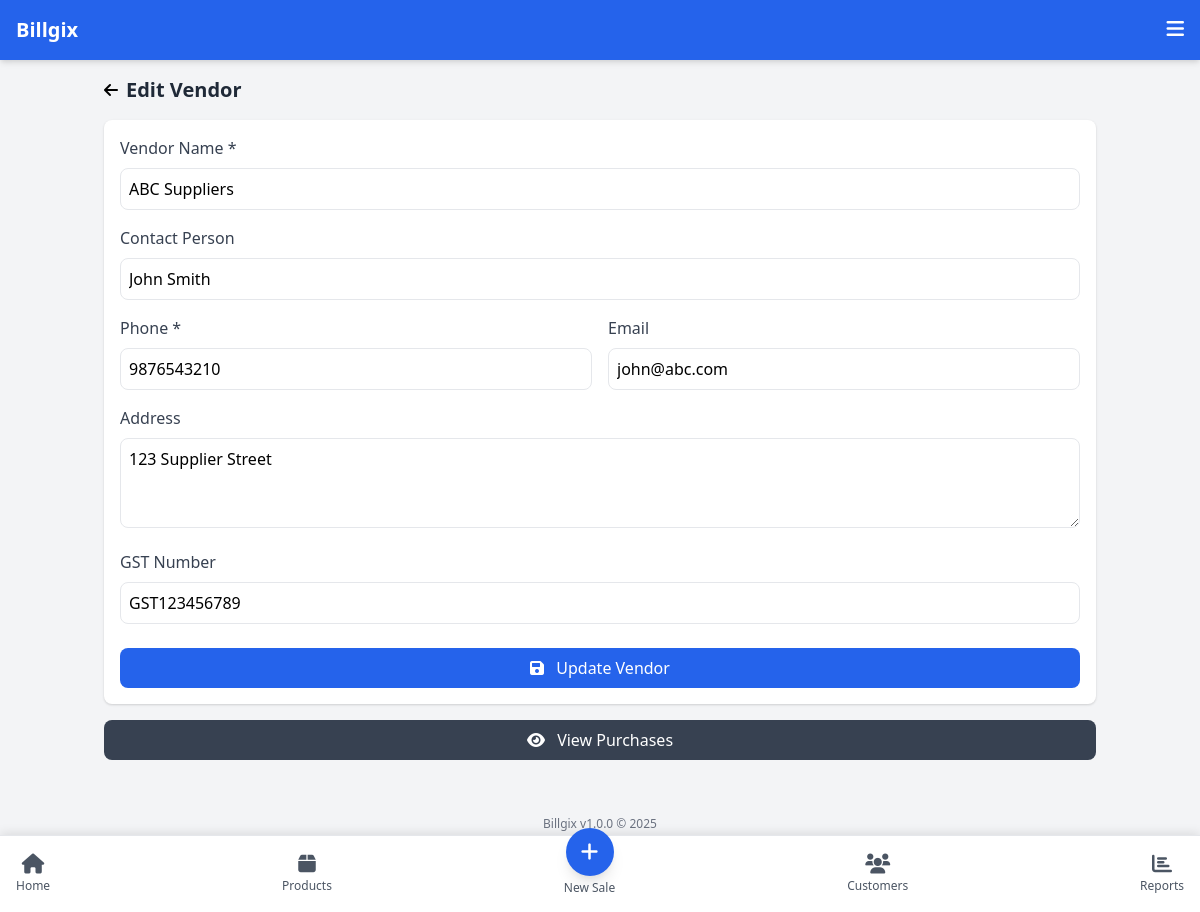
The page /modules/vendors/edit.php?id=1 on the database its author committed.
### tables this page shows
CREATE TABLE IF NOT EXISTS vendors (
    id INT AUTO_INCREMENT PRIMARY KEY,
    name VARCHAR(100) NOT NULL,
    contactPerson VARCHAR(100),
    phone VARCHAR(20) NOT NULL,
    email VARCHAR(100),
    address TEXT,
    gstNumber VARCHAR(50),
    createdAt DATETIME NOT NULL,
    updatedAt DATETIME
);

### includes/db.php (called while the page is built, shortened)
<?php
class Database {
    private $conn;
    public function __construct() {
        try {
            $this->conn = new PDO(
                "mysql:host=" . DB_HOST . ";dbname=" . DB_NAME,
                DB_USER,
                DB_PASS,
                array(PDO::ATTR_ERRMODE => PDO::ERRMODE_EXCEPTION)
            );
        } catch(PDOException $e) {
            echo "Connection Error: " . $e->getMessage();
            exit;
        }
    }
    public function query($sql, $params = []) {
        $stmt = $this->conn->prepare($sql);
        $stmt->execute($params);
        return $stmt;
    }
    public function select($sql, $params = []) {
        $stmt = $this->query($sql, $params);
        return $stmt->fetchAll(PDO::FETCH_ASSOC);
    }
}
$db = new Database();
?>

### modules/vendors/edit.php (the view, shortened to what this page needs)
<?php
$basePath = '../../';
include $basePath . 'includes/header.php';
$vendorId = (int)$_GET['id'];
$vendor = $db->select("SELECT * FROM vendors WHERE id = :id", ['id' => $vendorId]);
$vendor = $vendor[0];
?>
<div class="mb-6">
    <div class="flex items-center mb-4">
        <a href="list.php" class="mr-2 text-slate-950">
            <i class="fas fa-arrow-left"></i>
        </a>
        <h2 class="text-xl font-bold text-gray-800">Edit Vendor</h2>
    </div>
    <form method="POST" class="bg-white rounded-lg shadow p-4">
        <div class="mb-4">
            <label for="name" class="block text-gray-700 font-medium mb-2">Vendor Name *</label>
            <input type="text" id="name" name="name" class="w-full p-2 border rounded-lg focus:outline-none focus:ring-2 focus:ring-blue-500" required value="<?= $vendor['name'] ?>">
        </div>
        <div class="mb-4">
            <label for="contactPerson" class="block text-gray-700 font-medium mb-2">Contact Person</label>
            <input type="text" id="contactPerson" name="contactPerson" class="w-full p-2 border rounded-lg focus:outline-none focus:ring-2 focus:ring-blue-500" value="<?= $vendor['contactPerson'] ?>">
        </div>
        <div class="grid grid-cols-1 md:grid-cols-2 gap-4 mb-4">
            <div>
                <label for="phone" class="block text-gray-700 font-medium mb-2">Phone *</label>
                <input type="tel" id="phone" name="phone" class="w-full p-2 border rounded-lg focus:outline-none focus:ring-2 focus:ring-blue-500" required value="<?= $vendor['phone'] ?>">
            </div>
            <div>
                <label for="email" class="block text-gray-700 font-medium mb-2">Email</label>
                <input type="email" id="email" name="email" class="w-full p-2 border rounded-lg focus:outline-none focus:ring-2 focus:ring-blue-500" value="<?= $vendor['email'] ?>">
            </div>
        </div>
        <div class="mb-4">
            <label for="address" class="block text-gray-700 font-medium mb-2">Address</label>
            <textarea id="address" name="address" rows="3" class="w-full p-2 border rounded-lg focus:outline-none focus:ring-2 focus:ring-blue-500"><?= $vendor['address'] ?></textarea>
        </div>
        <div class="mb-4">
            <label for="gstNumber" class="block text-gray-700 font-medium mb-2">GST Number</label>
            <input type="text" id="gstNumber" name="gstNumber" class="w-full p-2 border rounded-lg focus:outline-none focus:ring-2 focus:ring-blue-500" value="<?= $vendor['gstNumber'] ?>">
        </div>
        <div class="mt-6">
            <button type="submit" class="w-full bg-blue-600 text-white py-2 px-4 rounded-lg hover:bg-blue-700 transition">
                <i class="fas fa-save mr-2"></i> Update Vendor
            </button>
        </div>
    </form>
    <div class="mt-4">
        <a href="view.php?id=<?= $vendorId ?>" class="block w-full bg-gray-700 text-white py-2 px-4 rounded-lg text-center">
            <i class="fas fa-eye mr-2"></i> View Purchases
        </a>
    </div>
</div>
<nav class="fixed bottom-0 left-0 right-0 bg-white border-t flex justify-between items-center p-2 bottom-nav">
    <a href="../../index.php" class="flex flex-col items-center p-2 text-gray-600">
        <i class="fas fa-home text-xl"></i>
        <span class="text-xs mt-1">Home</span>
    </a>
    <a href="../products/list.php" class="flex flex-col items-center p-2 text-gray-600">
        <i class="fas fa-box text-xl"></i>
        <span class="text-xs mt-1">Products</span>
    </a>
    <a href="../sales/add.php" class="flex flex-col items-center p-2 text-gray-600">
        <div class="bg-blue-600 text-white rounded-full w-12 h-12 flex items-center justify-center -mt-6 shadow-lg">
            <i class="fas fa-plus text-xl"></i>
        </div>
        <span class="text-xs mt-1">New Sale</span>
    </a>
    <a href="../customers/list.php" class="flex flex-col items-center p-2 text-gray-600">
        <i class="fas fa-users text-xl"></i>
        <span class="text-xs mt-1">Customers</span>
    </a>
    <a href="../reports/sales.php" class="flex flex-col items-center p-2 text-gray-600">
        <i class="fas fa-chart-bar text-xl"></i>
        <span class="text-xs mt-1">Reports</span>
    </a>
</nav>
<?php
include $basePath . 'includes/footer.php';
?>

### includes/header.php (style rules this page uses)
body { touch-action: manipulation; -webkit-tap-highlight-color: transparent; -webkit-touch-callout: none; overscroll-behavior: none; }
.bottom-nav { box-shadow: 0 -2px 10px rgba(0, 0, 0, 0.1); }

### rows shown on the page
vendors: name "ABC Suppliers", contactPerson "John Smith", phone "9876543210", email "john@abc.com", address "123 Supplier Street", gstNumber "GST123456789"

### other values the page prints
APP_NAME "Billgix"
APP_VERSION "1.0.0"
